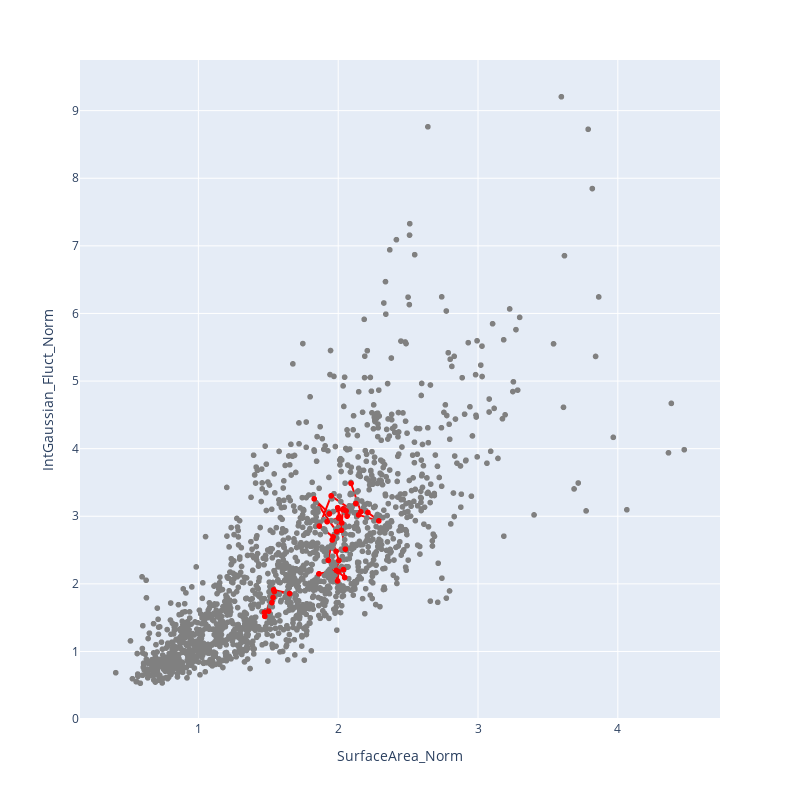

The code cell stored with this chart in its notebook:
### Code cell
results_meta['color_temp'] = results_meta['Label'].apply(lambda x: 'red' if x == 'COOK' else 'grey')
fig = px.scatter(
    results_meta,
    x='SurfaceArea_Norm',
    y='IntGaussian_Fluct_Norm',
    hover_name='Scan_ID',
    color='color_temp',
    color_discrete_map={'grey': 'grey', 'red': 'red'},
    width=800, height=800
)
if 'Patient_ID' not in results_meta.columns or 'Scan_Number' not in results_meta.columns:
    results_meta[['Patient_ID', 'Scan_Number']] = results_meta['Scan_ID'].str.split('_', n=1, expand=True)
results_meta['Scan_Number'] = results_meta['Scan_Number'].astype(int)
cook_rows = results_meta[results_meta['Label'] == 'COOK']
for patient_id, group in cook_rows.groupby('Patient_ID'):
    group_sorted = group.sort_values('Scan_Number')
    if len(group_sorted) > 1:
        fig.add_trace(go.Scatter(
            x=group_sorted['SurfaceArea_Norm'],
            y=group_sorted['IntGaussian_Fluct_Norm'],
            mode='lines',
            line=dict(color='red', width=2),
            showlegend=False,
            hoverinfo='skip'
        ))
fig.update_layout(showlegend=False)
fig.show()

### Figure 1 — Plotly figure (JSON) as saved in the notebook; plotly's stock layout.template omitted (floating-point values rounded to 4 significant figures; data arrays with more than 128 entries replaced by an {"elided": "..."} marker saying what was removed)
{"data": [{"hovertemplate": "<b>%{hovertext}</b><br><br>color_temp=grey<br>SurfaceArea_Norm=%{x}<br>IntGaussian_Fluct_Norm=%{y}<extra></extra>", "hovertext": {"elided": "1598 str values"}, "legendgroup": "grey", "marker": {"color": "grey", "symbol": "circle"}, "mode": "markers", "name": "grey", "showlegend": true, "type": "scattergl", "x": {"elided": "1598 float values"}, "xaxis": "x", "y": {"elided": "1598 float values"}, "yaxis": "y"}, {"hovertemplate": "<b>%{hovertext}</b><br><br>color_temp=red<br>SurfaceArea_Norm=%{x}<br>IntGaussian_Fluct_Norm=%{y}<extra></extra>", "hovertext": ["CT1_1", "CT1_2", "CT1_3", "CT1_4", "CT1_5", "CT1_6", "CT2_1", "CT2_2", "CT2_3", "CT2_4", "CT2_5", "CT2_6", "CT2_7", "CT2_8", "CT2_9", "CT4_1", "CT4_2", "CT4_3", "CT4_4", "CT4_5", "CT4_6", "CT4_7", "CT4_8", "CT4_9", "CT5_1", "CT5_2", "CT5_3", "CT5_4", "CT5_5", "CT5_6", "CT5_7", "CT5_8", "CT5_9", "CT6_1", "CT6_2", "CT6_3", "CT6_4", "CT6_5", "CT6_6", "CT6_7", "CT6_9"], "legendgroup": "red", "marker": {"color": "red", "symbol": "circle"}, "mode": "markers", "name": "red", "showlegend": true, "type": "scattergl", "x": [2.212, 2.29, 2.146, 1.949, 1.865, 1.963, 1.862, 1.987, 2.005, 1.957, 1.929, 1.995, 2.001, 2.046, 2.038, 1.921, 2.003, 1.989, 1.828, 1.937, 2.037, 2.056, 2.063, 2.126, 1.985, 2.051, 2.007, 2.023, 1.996, 2.025, 2.034, 2.161, 2.092, 1.543, 1.652, 1.538, 1.475, 1.473, 1.503, 1.526, 1.534], "xaxis": "x", "y": [3.056, 2.931, 3.02, 3.302, 2.855, 2.695, 2.149, 2.199, 2.346, 2.65, 2.348, 2.043, 2.179, 2.093, 2.211, 2.92, 2.974, 2.773, 3.258, 3.037, 3.108, 3.078, 3.002, 3.188, 2.481, 2.513, 2.992, 2.793, 3.126, 2.902, 3.095, 3.066, 3.486, 1.886, 1.857, 1.91, 1.52, 1.577, 1.597, 1.723, 1.798], "yaxis": "y"}, {"hoverinfo": "skip", "line": {"color": "red", "width": 2}, "mode": "lines", "showlegend": false, "type": "scatter", "x": [2.212, 2.29, 2.146, 1.949, 1.865, 1.963], "y": [3.056, 2.931, 3.02, 3.302, 2.855, 2.695]}, {"hoverinfo": "skip", "line": {"color": "red", "width": 2}, "mode": "lines", "showlegend": false, "type": "scatter", "x": [1.862, 1.987, 2.005, 1.957, 1.929, 1.995, 2.001, 2.046, 2.038], "y": [2.149, 2.199, 2.346, 2.65, 2.348, 2.043, 2.179, 2.093, 2.211]}, {"hoverinfo": "skip", "line": {"color": "red", "width": 2}, "mode": "lines", "showlegend": false, "type": "scatter", "x": [1.921, 2.003, 1.989, 1.828, 1.937, 2.037, 2.056, 2.063, 2.126], "y": [2.92, 2.974, 2.773, 3.258, 3.037, 3.108, 3.078, 3.002, 3.188]}, {"hoverinfo": "skip", "line": {"color": "red", "width": 2}, "mode": "lines", "showlegend": false, "type": "scatter", "x": [1.985, 2.051, 2.007, 2.023, 1.996, 2.025, 2.034, 2.161, 2.092], "y": [2.481, 2.513, 2.992, 2.793, 3.126, 2.902, 3.095, 3.066, 3.486]}, {"hoverinfo": "skip", "line": {"color": "red", "width": 2}, "mode": "lines", "showlegend": false, "type": "scatter", "x": [1.543, 1.652, 1.538, 1.475, 1.473, 1.503, 1.526, 1.534], "y": [1.886, 1.857, 1.91, 1.52, 1.577, 1.597, 1.723, 1.798]}], "layout": {"height": 800, "legend": {"title": {"text": "color_temp"}, "tracegroupgap": 0}, "margin": {"t": 60}, "showlegend": false, "width": 800, "xaxis": {"anchor": "y", "domain": [0, 1], "title": {"text": "SurfaceArea_Norm"}}, "yaxis": {"anchor": "x", "domain": [0, 1], "title": {"text": "IntGaussian_Fluct_Norm"}}}}
